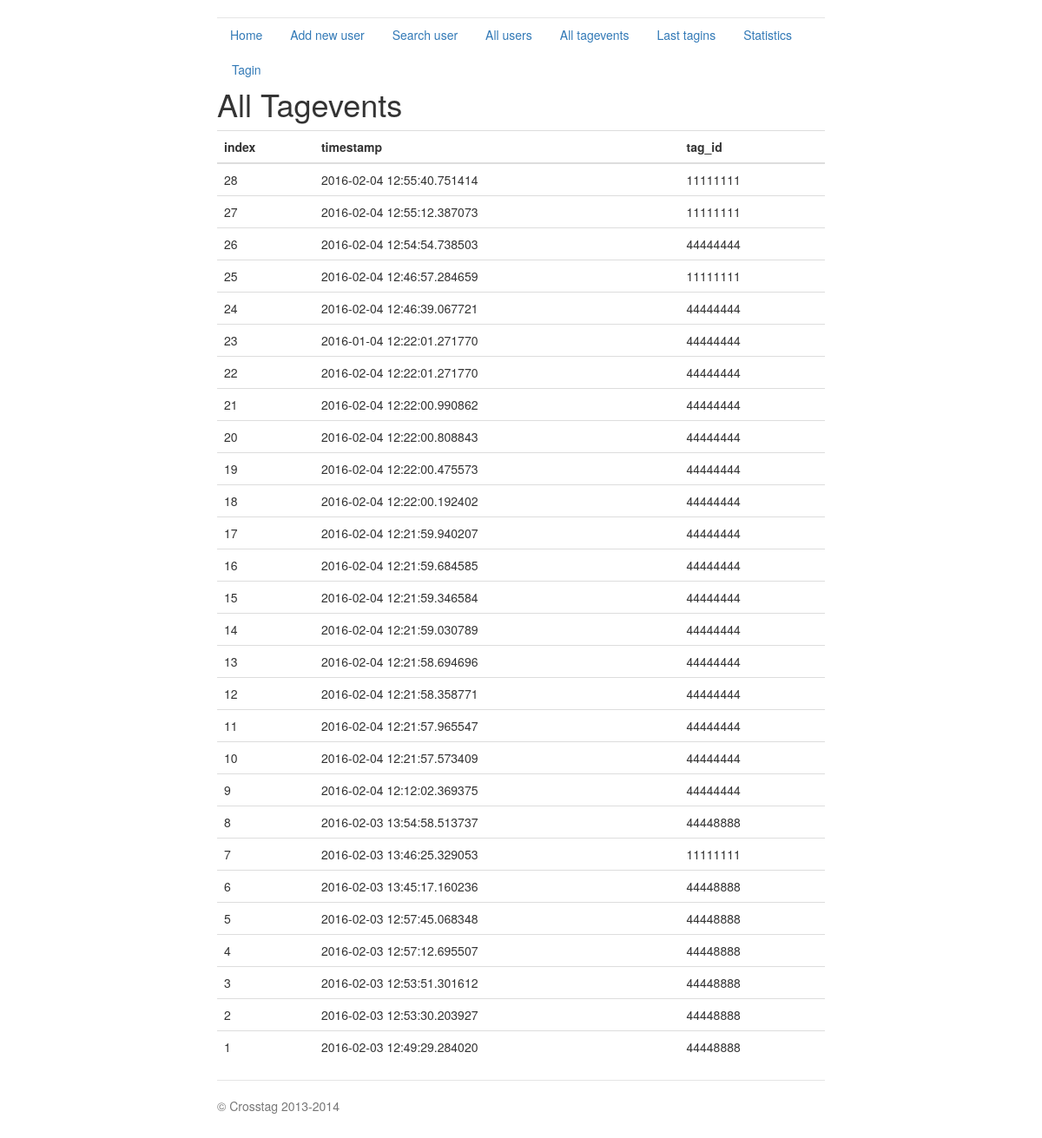
The page /all_tagevents on the database as committed earlier.
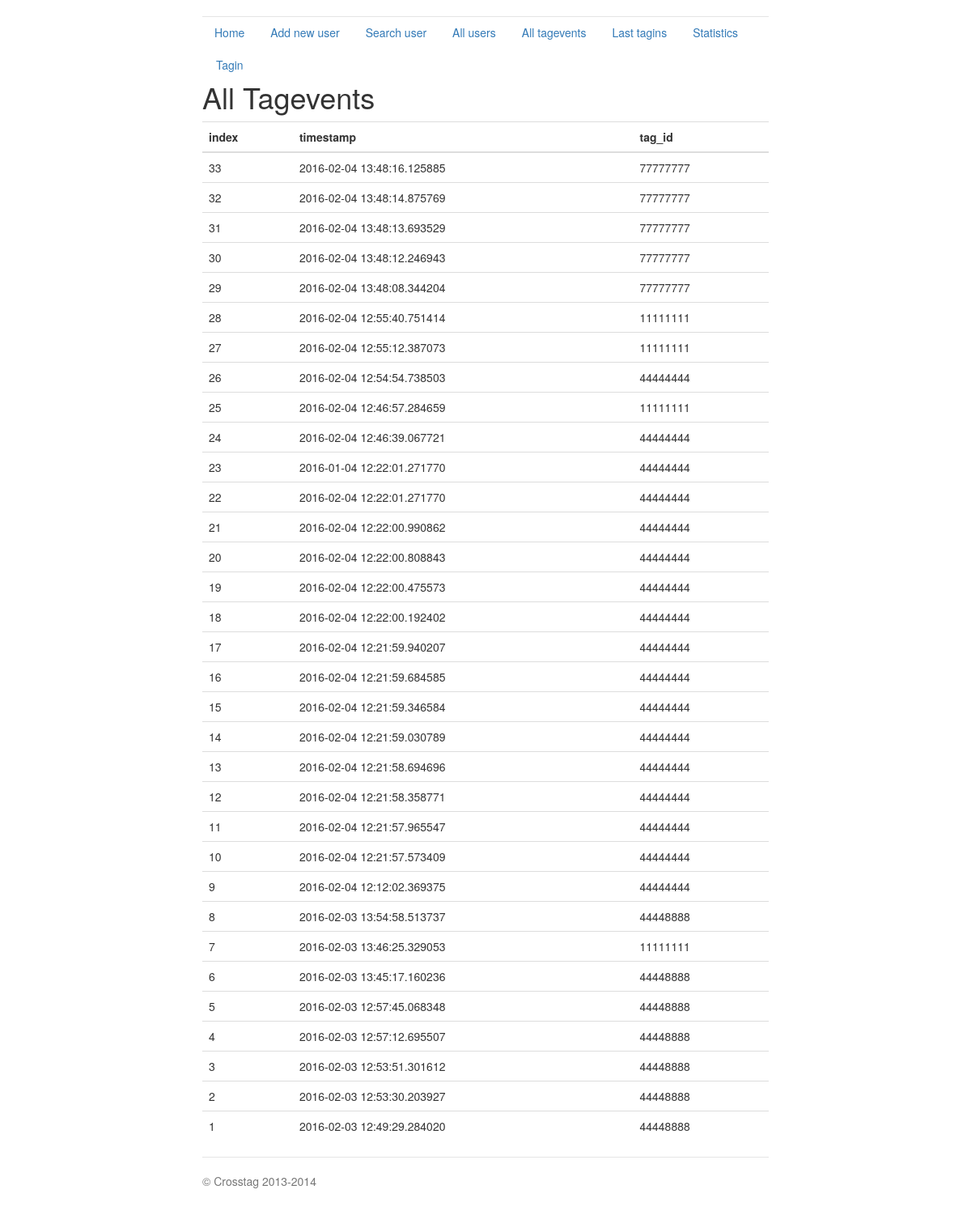
The same page on the database as committed later.
### crosstag_server.py (models this page shows, shortened)
class Tagevent(db.Model):
    index = db.Column(db.Integer, primary_key=True)
    tag_id = db.Column(db.Integer)
    timestamp = db.Column(db.DateTime)
    uid = db.Column(db.Integer, db.ForeignKey('user.index'))
    def dict(self):
        return {'index': self.index, 'timestamp': str(self.timestamp),
                'tag_id': self.tag_id, 'uid':self.uid}

### crosstag_server.py (the view)
@app.route('/all_tagevents', methods=['GET'])
def all_tagevents():
    ret = []
    events = Tagevent.query.all()
    for hit in events:
        js = hit.dict()
        ret.append(js)
    ret.reverse()
    return render_template('all_tagevents.html',
                           title='All Tagevents',
                           hits=ret)

### templates/all_tagevents.html (shortened to what this page needs)
{% extends "base.html" %}
{% block content %}
<h1>{{title}}</h1>
{% if hits %}
	<table class="table table-hover">
	<tbody>
		<thead>
			<tr>
				<th>index</th> <th>timestamp</th><th>tag_id</th>
			</tr>
		</thead>
				{% for hit in hits %}
				<tr>
					<td>{{hit.index}}</td> <td>{{hit.timestamp}}</td> <td>{{hit.tag_id}}</td>
				</tr>
				{% endfor %}
	</tbody>
	</table>
{% endif %}
{% endblock %}

### templates/base.html (shortened to what this page needs)
<!DOCTYPE html>
<html lang="en">
  <head>
    <link href="../../static/bootstrap.css" rel="stylesheet">
    <link href="../../static/jumbotron-narrow.css" rel="stylesheet">
  </head>
  <body>
    <div class="container">
      <div class="header">
        <nav>
          <ul class="nav nav-pills pull-right">
            <li role="presentation"><a href="/index">Home</a></li>
            <li role="presentation"><a href="/add_new_user">Add new user</a></li>
            <li role="presentation"><a href="/search_user">Search user</a></li>
            <li role="presentation"><a href="/all_users">All users</a></li>
            <li role="presentation"><a href="/all_tagevents">All tagevents</a></li>
            <li role="presentation"><a href="/last_tagins">Last tagins</a></li>
            <li role="presentation"><a href="/statistics">Statistics</a></li>
            <li role="presentation"><a href="/tagin_user">Tagin</a></li>
          </ul>
        </nav>
      </div>
      {% block content %}{% endblock %}
      <footer class="footer">
        <p>&copy; Crosstag 2013-2014</p>
      </footer>
    </div>
  </body>
</html>

### static/jumbotron-narrow.css (style rules this page uses)
body { padding-top: 20px; padding-bottom: 20px; }
.header, .marketing, .footer { padding-right: 15px; padding-left: 15px; }
.header { border-bottom: 1px solid #e5e5e5; }
.footer { padding-top: 19px; color: #777; border-top: 1px solid #e5e5e5; }
@media (min-width: 768px) { .container { max-width: 730px; } }
@media screen and (min-width: 768px) { .header, .marketing, .footer { padding-right: 0; padding-left: 0; } }
@media screen and (min-width: 768px) { .header { margin-bottom: 30px; } }

Rows that differ between the two databases and show on the page:
added Tagevent: index "33", timestamp "2016-02-04 13:48:16.125885", tag_id "77777777"
added Tagevent: index "32", timestamp "2016-02-04 13:48:14.875769", tag_id "77777777"
added Tagevent: index "31", timestamp "2016-02-04 13:48:13.693529", tag_id "77777777"
added Tagevent: index "30", timestamp "2016-02-04 13:48:12.246943", tag_id "77777777"
added Tagevent: index "29", timestamp "2016-02-04 13:48:08.344204", tag_id "77777777"
